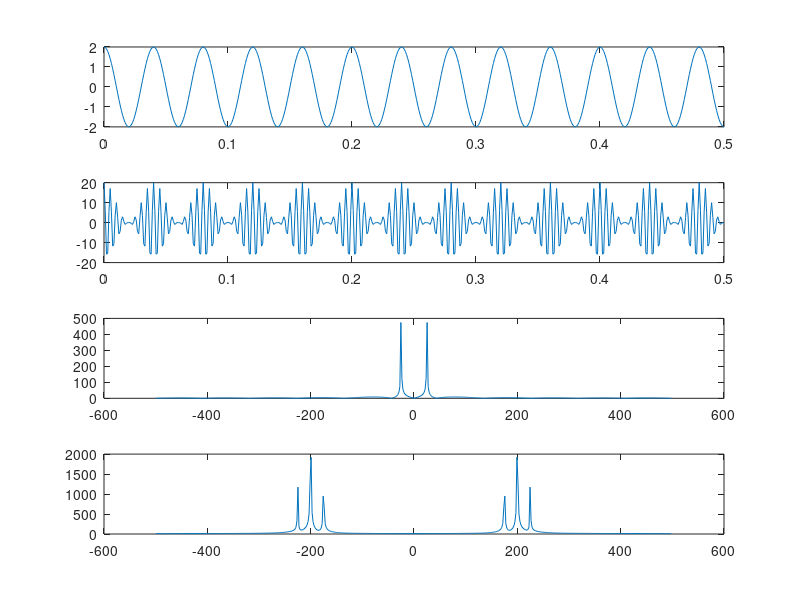
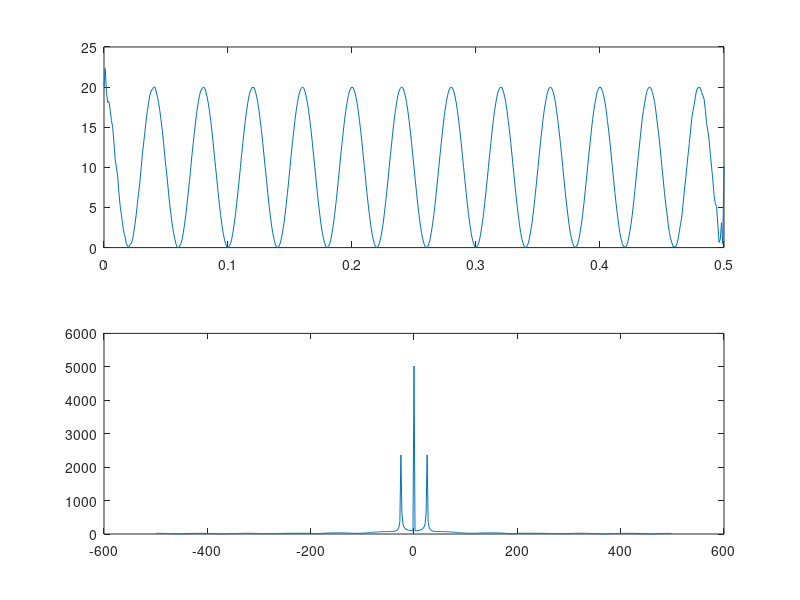

Write the MATLAB code that produced these figures, in order.
Ts = 0.001;
Ac = 10;
Ka = 0.5;
fc = 200;

%Nlpf = 50;
%B = 150;

t = 0:Ts:0.5;
m = 2*cos(50*pi*t);
s = Ac*(1+Ka*m).*cos(2*pi*fc*t);

figure;
subplot(411); plot(t,m);
subplot(412); plot(t,s);

lt = length(t);
lt = 2^ceil(log2(lt));
f = ((-lt/2):(lt/2)-1)/(lt*Ts);

M = fftshift(fft(m,lt));
S = fftshift(fft(s,lt));

subplot(413); plot(f,abs(M));
subplot(414); plot(f,abs(S));

m1 = hilbert(s);
M1 = fftshift(fft(abs(m1),lt));

figure;
subplot(211);plot(t,abs(m1));
subplot(212);plot(f,abs(M1));